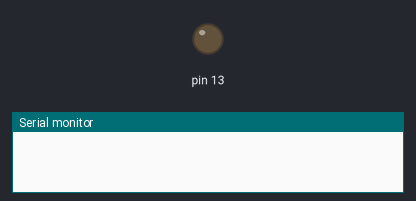
A sketch run on a simulated Arduino Uno, built with avr-gcc and run on an emulated ATmega328P. On the bench: output pins drawn as LEDs (lit = HIGH), the last lines printed to the serial monitor.

Above: at 0.5 s.
At 10.0 s:
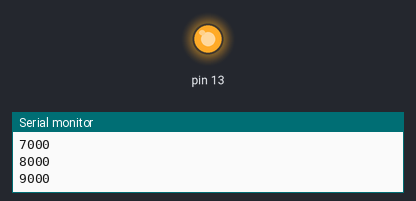
Timing chart, 0 to 26.0 s (numbered marks = the images above):
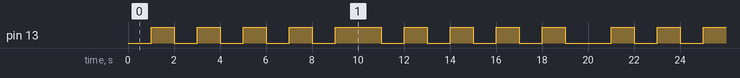

Measured:
- by itself, pin 13: repeats every 20.0 s: 3 × (LOW 1.0 s, HIGH 1.0 s), LOW 1.0 s, HIGH 2.0 s, 4 × (LOW 1.0 s, HIGH 1.0 s), LOW 2.0 s, HIGH 1.0 s
- by itself, everything shown: repeats every 20.0 s, in 22 steps

The sketch:

main.ino
```cpp
extern volatile unsigned long timer0_millis;
unsigned long previous_times = 0;

void setup() {
  Serial.begin(115200);
  pinMode(13, OUTPUT);
  digitalWrite(13, LOW);
}

void loop() {
  unsigned long current_times = millis();

  if (current_times - previous_times >= 1000) {
    previous_times = current_times;

    if (digitalRead(13)) {
      digitalWrite(13, LOW);
    } else {
      digitalWrite(13, HIGH);
    }

    if (current_times >= 10000) {
    timer0_millis = 0;
    } else {
      Serial.println(timer0_millis);
    }
  }
}
```
